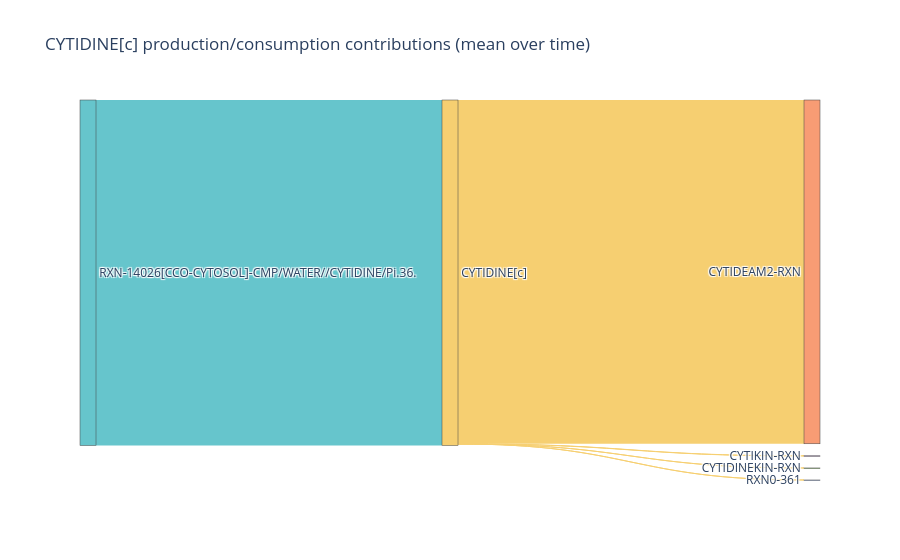

The cell this chart's notebook holds for it:
### Code cell
met_of_interest = 'CYTIDINE[c]'
fig = sankey_metabolite_flux(
    met_of_interest=met_of_interest,
    fba=fba,
    metabolism=metabolism,
    agg="mean",
    top_n=10,
    min_abs_contrib=1e-6,
    title=f"{met_of_interest} production/consumption contributions (mean over time)",
)[0]
fig.show()

folder = f'out/{experiment_type}/{condition}/{experiment_name}_{time_num}_{date}/'
save_path = f'{folder}figures/'
if not os.path.exists(save_path):
    os.makedirs(save_path)
    print(f"Directory '{save_path}' created")

fig.write_image(f'{save_path}sankey_CYTIDINE.png', width=1000, height=500, scale=3)

### Figure 1 — Plotly figure (JSON) as saved in the notebook; plotly's stock layout.template omitted (floating-point values rounded to 4 significant figures)
{"data": [{"arrangement": "snap", "link": {"color": ["rgb(102, 197, 204)", "rgb(246, 207, 113)", "rgb(246, 207, 113)", "rgb(246, 207, 113)", "rgb(246, 207, 113)"], "label": ["RXN-14026[CCO-CYTOSOL]-CMP/WATER//CYTIDINE/Pi.36. produces CYTIDINE[c]: |S*v|=76", "CYTIDEAM2-RXN consumes CYTIDINE[c]: |S*v|=75.6", "CYTIKIN-RXN consumes CYTIDINE[c]: |S*v|=0.0433", "CYTIDINEKIN-RXN consumes CYTIDINE[c]: |S*v|=0.00333", "RXN0-361 consumes CYTIDINE[c]: |S*v|=0.00333"], "source": [0, 1, 1, 1, 1], "target": [1, 2, 3, 4, 5], "value": [75.96, 75.57, 0.04333, 0.003333, 0.003333]}, "node": {"color": ["rgb(102, 197, 204)", "rgb(246, 207, 113)", "rgb(248, 156, 116)", "rgb(220, 176, 242)", "rgb(135, 197, 95)", "rgb(158, 185, 243)"], "label": ["RXN-14026[CCO-CYTOSOL]-CMP/WATER//CYTIDINE/Pi.36.", "CYTIDINE[c]", "CYTIDEAM2-RXN", "CYTIKIN-RXN", "CYTIDINEKIN-RXN", "RXN0-361"], "line": {"width": 0.5}, "pad": 12, "thickness": 16}, "type": "sankey"}], "layout": {"title": {"text": "CYTIDINE[c] production/consumption contributions (mean over time)"}, "paper_bgcolor": "rgba(255, 0, 0, 0)", "plot_bgcolor": "rgba(255, 0, 0, 0)"}}
